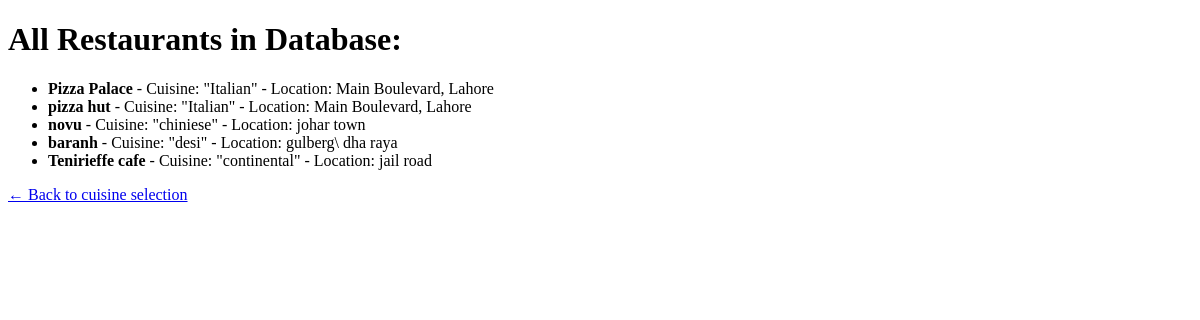
Page /debug/ on the earlier database version.
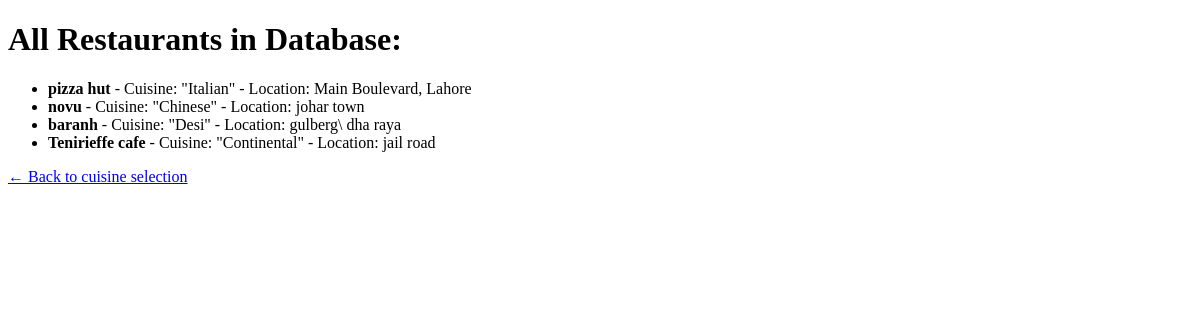
Same page on the later database version.
### mealmate_app/models/restaurant.py (models this page shows, shortened)
class Restaurant(models.Model):
    name = models.CharField(max_length=100)
    cuisine = models.CharField(max_length=50)
    location = models.CharField(max_length=150)
    average_price = models.DecimalField(max_digits=6, decimal_places=2)
    discount = models.DecimalField(max_digits=5, decimal_places=2, null=True, blank=True)

### mealmate_app/views.py (the view)
# urls.py: path('debug/', views.debug_restaurants, name='debug_restaurants'),
def debug_restaurants(request):
    all_restaurants = Restaurant.objects.all()
    return render(request, 'mealmate_app/debug_restaurants.html', {
        'restaurants': all_restaurants
    })

### mealmate_app/templates/mealmate_app/debug_restaurants.html (shortened to what this page needs)
<!DOCTYPE html>
<html>
<head>
</head>
<body>
    <h1>All Restaurants in Database:</h1>
    <ul>
    {% for restaurant in restaurants %}
        <li>
            <strong>{{ restaurant.name }}</strong> -
            Cuisine: "{{ restaurant.cuisine }}" -
            Location: {{ restaurant.location }}
        </li>
    {% empty %}
        <li>No restaurants in database</li>
    {% endfor %}
    </ul>
    <a href="{% url 'cuisine_selection' %}">← Back to cuisine selection</a>
</body>
</html>

Differences in the rows shown:
removed Restaurant: name "Pizza Palace", cuisine "Italian", location "Main Boulevard, Lahore"
changed Restaurant "novu": cuisine "chiniese" → "Chinese"
changed Restaurant "baranh": cuisine "desi" → "Desi"
changed Restaurant "Tenirieffe cafe": cuisine "continental" → "Continental"
